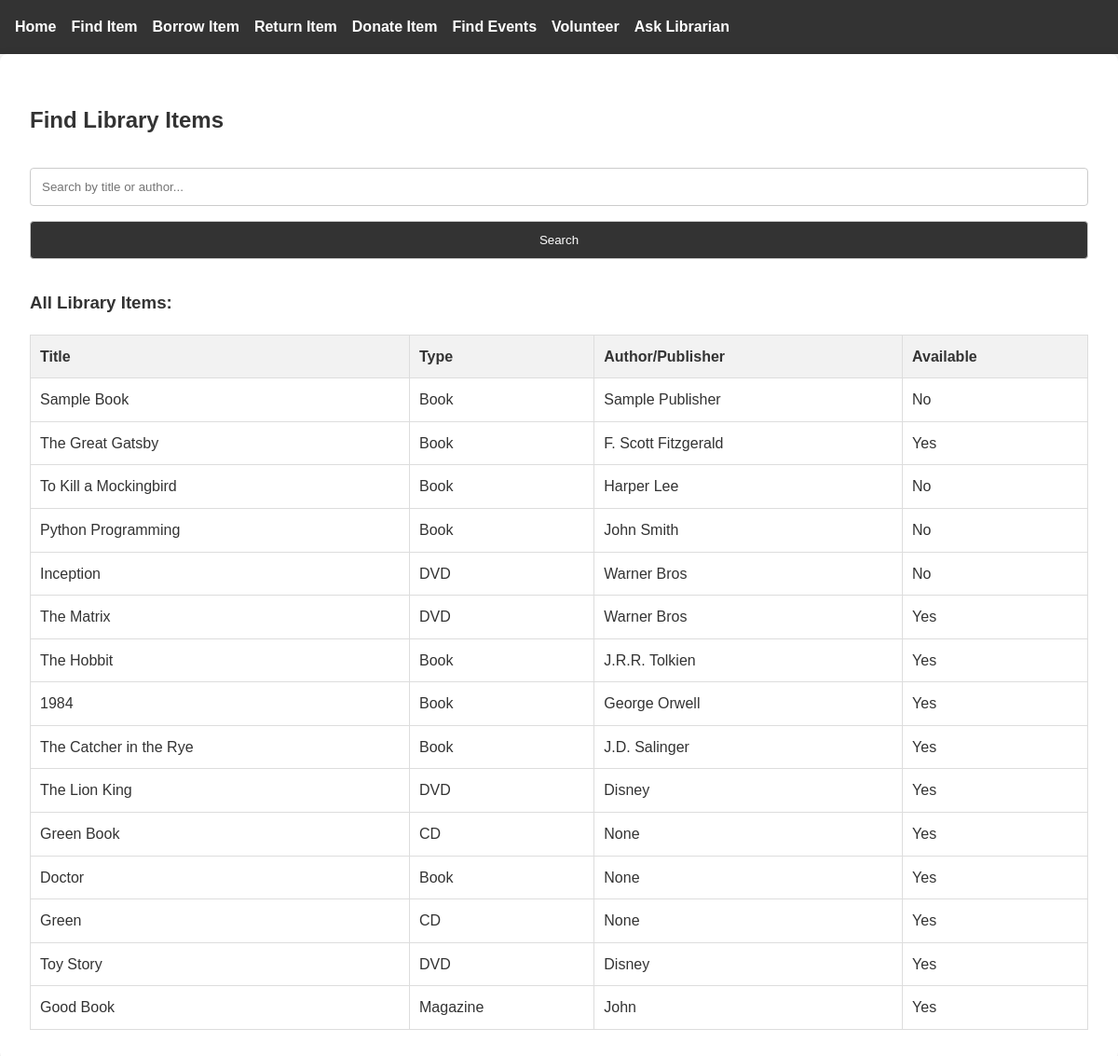
/find-item, run on an earlier commit of the app's database.
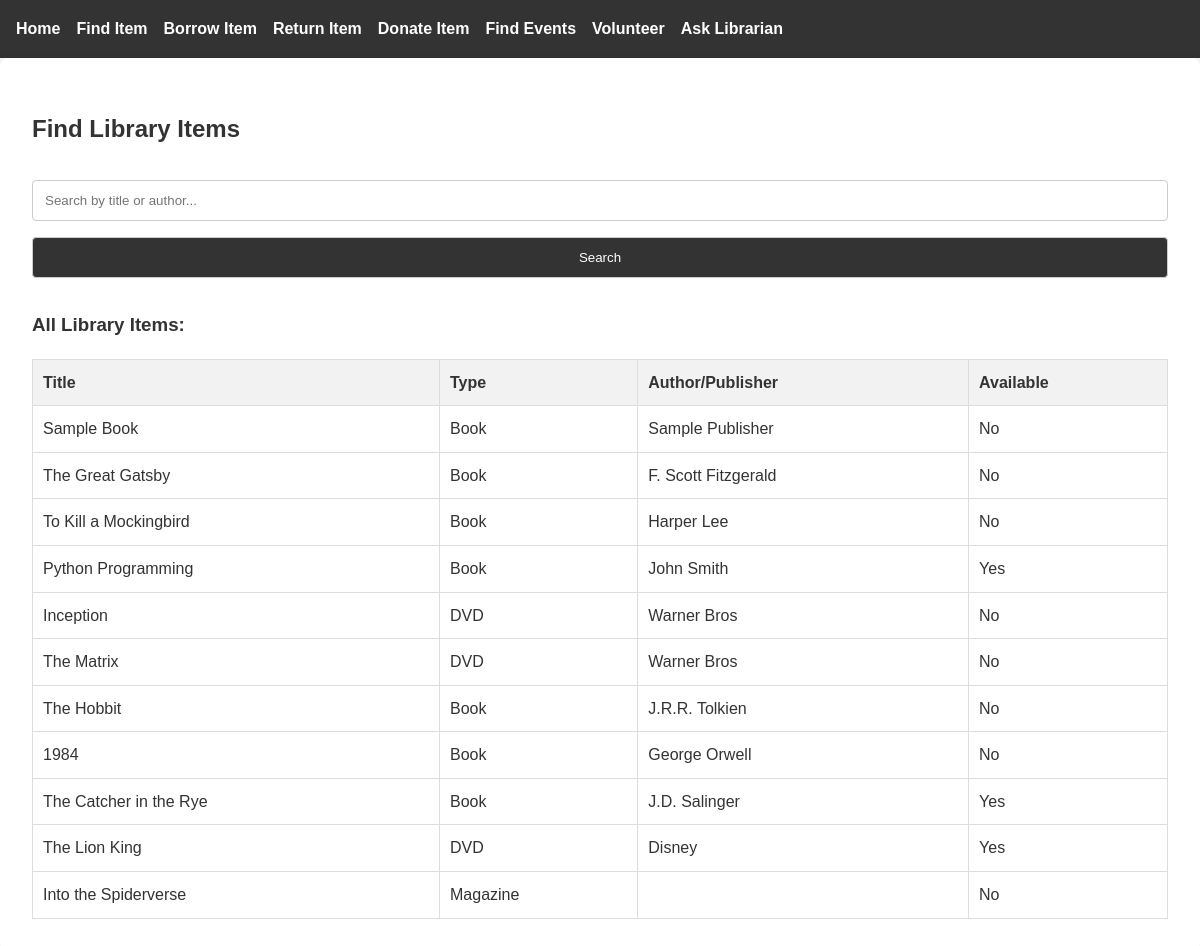
And on a later commit of the database.
### tables this page shows
CREATE TABLE Item (
            ItemID INTEGER PRIMARY KEY AUTOINCREMENT, 
            Title TEXT NOT NULL,
            Type TEXT NOT NULL,
            AuthorPublisher TEXT,
            AvailabilityStatus BOOLEAN DEFAULT 1,
            ISBN TEXT,
            PublicationYear INTEGER
        );

### app.py (the view)
@app.route('/find-item', methods=['GET', 'POST'])
def find_item():
    conn = get_db_connection()
    if request.method == 'POST':
        search_term = request.form['search_term']
        items = conn.execute(
            "SELECT * FROM Item WHERE Title LIKE ? OR AuthorPublisher LIKE ?",
            (f'%{search_term}%', f'%{search_term}%')
        ).fetchall()
    else:
        items = conn.execute("SELECT * FROM Item").fetchall()
    conn.close()
    return render_template('find_item.html', items=items)

### app.py (called while the page is built)
def get_db_connection():
    print("Connecting to database...")
    conn = sqlite3.connect('354_mini_project.db')
    conn.row_factory = sqlite3.Row
    return conn

### templates/find_item.html (shortened to what this page needs)
{% extends "base.html" %}
{% block content %}
<h2>Find Library Items</h2>
<form method="POST">
    <input type="text" name="search_term" placeholder="Search by title or author..." required>
    <button type="submit">Search</button>
</form>
{% if items %}
<h3>{% if request.method == 'POST' %}Search Results{% else %}All Library Items{% endif %}:</h3>
<table>
    <tr>
        <th>Title</th>
        <th>Type</th>
        <th>Author/Publisher</th>
        <th>Available</th>
    </tr>
    {% for item in items %}
    <tr>
        <td>{{ item['Title'] }}</td>
        <td>{{ item['Type'] }}</td>
        <td>{{ item['AuthorPublisher'] }}</td>
        <td>{{ 'Yes' if item['AvailabilityStatus'] else 'No' }}</td>
    </tr>
    {% endfor %}
</table>
{% else %}
<p>No items found in the library.</p>
{% endif %}
{% endblock %}

### templates/base.html (shortened to what this page needs)
<!DOCTYPE html>
<html>
<head>
    <link rel="stylesheet" href="{{ url_for('static', filename='styles.css') }}">
</head>
<body>
    <nav>
        <ul>
            <li><a href="/">Home</a></li>
            <li><a href="/find-item">Find Item</a></li>
            <li><a href="/borrow-item">Borrow Item</a></li>
            <li><a href="/return-item">Return Item</a></li>
            <li><a href="/donate-item">Donate Item</a></li>
            <li><a href="/find-events">Find Events</a></li>
            <li><a href="/volunteer">Volunteer</a></li>
            <li><a href="/ask-help">Ask Librarian</a></li>
        </ul>
    </nav>
    <div class="container">
        {% block content %}{% endblock %}
    </div>
</body>
</html>

### static/styles.css (style rules this page uses)
body { font-family: Arial, sans-serif; margin: 0; padding: 0; background-color: #f9f9f9; color: #333; line-height: 1.6; }
nav { background-color: #333; padding: 1rem; }
nav ul { list-style: none; margin: 0; padding: 0; display: flex; gap: 1rem; }
nav a { color: white; text-decoration: none; font-weight: bold; transition: color 0.3s ease-in-out; }
.container { max-width: 1200px; margin: 0 auto; padding: 2rem; background: white; border-radius: 8px; box-shadow: 0 0 10px rgba(0, 0, 0, 0.1); }
table { width: 100%; border-collapse: collapse; margin-top: 1rem; background: white; }
th, td { border: 1px solid #ddd; padding: 10px; text-align: left; }
th { background-color: #f2f2f2; font-weight: bold; }
form { margin: 2rem 0; display: flex; flex-direction: column; gap: 1rem; }
input, button { padding: 0.75rem; border: 1px solid #ccc; border-radius: 4px; }
button { background-color: #333; color: white; cursor: pointer; transition: background 0.3s ease-in-out; }

What changed in the data, as far as the page shows it:
removed Item: Title "Doctor", Type "Book", AuthorPublisher "None", AvailabilityStatus "Yes"
removed Item: Title "Green", Type "CD", AuthorPublisher "None", AvailabilityStatus "Yes"
removed Item: Title "Toy Story", Type "DVD", AuthorPublisher "Disney", AvailabilityStatus "Yes"
removed Item: Title "Good Book", Type "Magazine", AuthorPublisher "John", AvailabilityStatus "Yes"
changed Item "The Great Gatsby": AvailabilityStatus "Yes" → "No"
changed Item "Python Programming": AvailabilityStatus "No" → "Yes"
changed Item "The Matrix": AvailabilityStatus "Yes" → "No"
changed Item "The Hobbit": AvailabilityStatus "Yes" → "No"
changed Item "George Orwell": AvailabilityStatus "Yes" → "No"
changed Item: Title "Green Book" → "Into the Spiderverse"; Type "CD" → "Magazine"; AvailabilityStatus "Yes" → "No"; AuthorPublisher "None" → (not shown)
